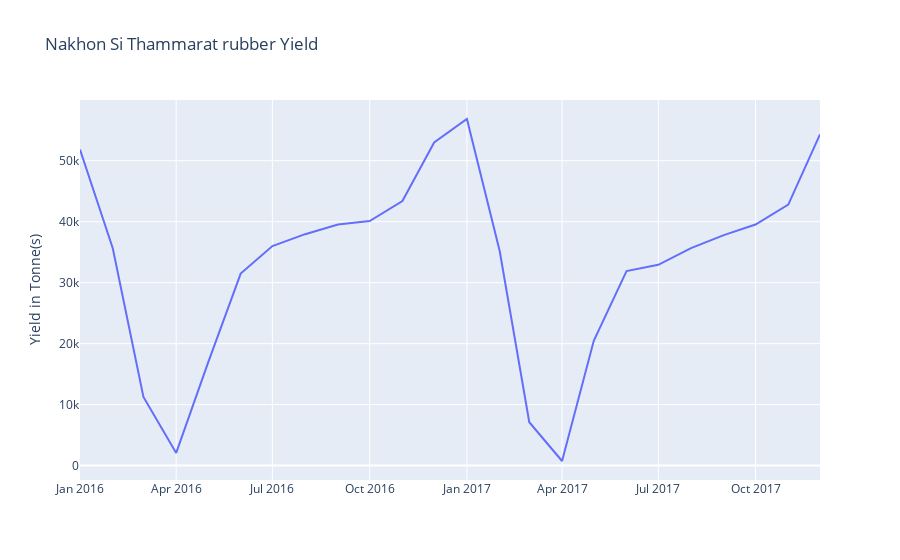

Write notebook code for a chart like this one.
### Code cell
# area = df_group.iloc[N-1].name
area = df_group.iloc[2].name
_, _, df_area = read_yield(yield_file, area)

py.iplot({'data':go.Scatter(x=df_area['ds'], y=df_area['y'], name='y'),
         'layout':dict(title = area + " " + ptype + ' Yield',
                       yaxis = dict(title = 'Yield in Tonne(s)'))
         })

### Figure 1 — Plotly figure (JSON) as saved in the notebook; plotly's stock layout.template omitted (floating-point values rounded to 4 significant figures)
{"data": [{"name": "y", "type": "scatter", "x": ["2017-12-01T00:00:00", "2017-11-01T00:00:00", "2017-10-01T00:00:00", "2017-09-01T00:00:00", "2017-08-01T00:00:00", "2017-07-01T00:00:00", "2017-06-01T00:00:00", "2017-05-01T00:00:00", "2017-04-01T00:00:00", "2017-03-01T00:00:00", "2017-02-01T00:00:00", "2017-01-01T00:00:00", "2016-12-01T00:00:00", "2016-11-01T00:00:00", "2016-10-01T00:00:00", "2016-09-01T00:00:00", "2016-08-01T00:00:00", "2016-07-01T00:00:00", "2016-06-01T00:00:00", "2016-05-01T00:00:00", "2016-04-01T00:00:00", "2016-03-01T00:00:00", "2016-02-01T00:00:00", "2016-01-01T00:00:00"], "y": [54316, 42812, 39531, 37792, 35657, 32929, 31902, 20477, 751, 7116, 35183, 56845, 52998, 43381, 40108, 39550, 37953, 35998, 31488, 16802, 2075, 11254, 35639, 51842]}], "layout": {"autosize": true, "title": {"text": "Nakhon Si Thammarat rubber Yield"}, "xaxis": {"autorange": true, "range": ["2016-01-01", "2017-12-01"], "type": "date"}, "yaxis": {"autorange": true, "range": [-2365.0, 59960.0], "title": {"text": "Yield in Tonne(s)"}, "type": "linear"}}}
